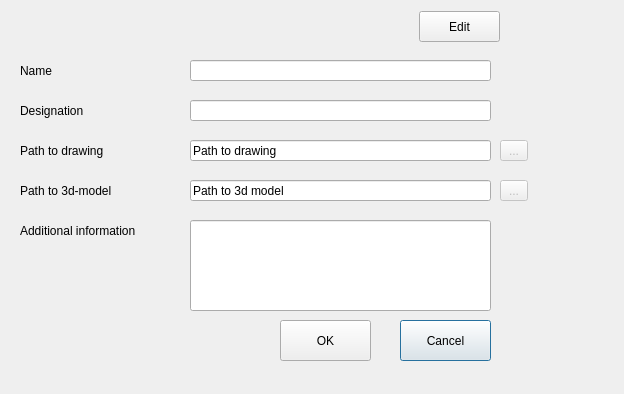
<?xml version="1.0" encoding="UTF-8"?>
<ui version="4.0">
 <class>DialogInput</class>
 <widget class="QDialog" name="DialogInput">
  <property name="geometry">
   <rect>
    <x>0</x>
    <y>0</y>
    <width>624</width>
    <height>394</height>
   </rect>
  </property>
  <property name="windowTitle">
   <string>Dialog</string>
  </property>
  <widget class="QLabel" name="label_Name">
   <property name="geometry">
    <rect>
     <x>20</x>
     <y>60</y>
     <width>61</width>
     <height>21</height>
    </rect>
   </property>
   <property name="text">
    <string>Name</string>
   </property>
  </widget>
  <widget class="QLineEdit" name="lineEdit_Name">
   <property name="geometry">
    <rect>
     <x>190</x>
     <y>60</y>
     <width>301</width>
     <height>21</height>
    </rect>
   </property>
   <property name="text">
    <string/>
   </property>
   <property name="readOnly">
    <bool>true</bool>
   </property>
  </widget>
  <widget class="QLabel" name="label_2">
   <property name="geometry">
    <rect>
     <x>20</x>
     <y>100</y>
     <width>81</width>
     <height>21</height>
    </rect>
   </property>
   <property name="text">
    <string>Designation</string>
   </property>
  </widget>
  <widget class="QLineEdit" name="lineEdit_Designation">
   <property name="geometry">
    <rect>
     <x>190</x>
     <y>100</y>
     <width>301</width>
     <height>21</height>
    </rect>
   </property>
   <property name="readOnly">
    <bool>true</bool>
   </property>
  </widget>
  <widget class="QLabel" name="label_3">
   <property name="geometry">
    <rect>
     <x>20</x>
     <y>140</y>
     <width>121</width>
     <height>21</height>
    </rect>
   </property>
   <property name="text">
    <string>Path to drawing</string>
   </property>
  </widget>
  <widget class="QLineEdit" name="lineEdit_PathToDraw">
   <property name="geometry">
    <rect>
     <x>190</x>
     <y>140</y>
     <width>301</width>
     <height>21</height>
    </rect>
   </property>
   <property name="text">
    <string>Path to drawing</string>
   </property>
   <property name="readOnly">
    <bool>true</bool>
   </property>
  </widget>
  <widget class="QLabel" name="label_4">
   <property name="geometry">
    <rect>
     <x>20</x>
     <y>180</y>
     <width>121</width>
     <height>21</height>
    </rect>
   </property>
   <property name="text">
    <string>Path to 3d-model</string>
   </property>
  </widget>
  <widget class="QLineEdit" name="lineEdit_PathToModel">
   <property name="geometry">
    <rect>
     <x>190</x>
     <y>180</y>
     <width>301</width>
     <height>21</height>
    </rect>
   </property>
   <property name="text">
    <string>Path to 3d model</string>
   </property>
   <property name="readOnly">
    <bool>true</bool>
   </property>
  </widget>
  <widget class="QToolButton" name="toolButton_Draw">
   <property name="enabled">
    <bool>false</bool>
   </property>
   <property name="geometry">
    <rect>
     <x>500</x>
     <y>140</y>
     <width>28</width>
     <height>21</height>
    </rect>
   </property>
   <property name="text">
    <string>...</string>
   </property>
  </widget>
  <widget class="QToolButton" name="toolButton_Model">
   <property name="enabled">
    <bool>false</bool>
   </property>
   <property name="geometry">
    <rect>
     <x>500</x>
     <y>180</y>
     <width>28</width>
     <height>21</height>
    </rect>
   </property>
   <property name="text">
    <string>...</string>
   </property>
  </widget>
  <widget class="QPushButton" name="Cancel_Button">
   <property name="geometry">
    <rect>
     <x>400</x>
     <y>320</y>
     <width>91</width>
     <height>41</height>
    </rect>
   </property>
   <property name="text">
    <string>Cancel</string>
   </property>
  </widget>
  <widget class="QPushButton" name="OKButton">
   <property name="geometry">
    <rect>
     <x>280</x>
     <y>320</y>
     <width>91</width>
     <height>41</height>
    </rect>
   </property>
   <property name="text">
    <string>OK</string>
   </property>
  </widget>
  <widget class="QPushButton" name="Edit_Button">
   <property name="geometry">
    <rect>
     <x>419</x>
     <y>11</y>
     <width>81</width>
     <height>31</height>
    </rect>
   </property>
   <property name="text">
    <string>Edit</string>
   </property>
  </widget>
  <widget class="QLineEdit" name="lineEdit_Information">
   <property name="geometry">
    <rect>
     <x>190</x>
     <y>220</y>
     <width>301</width>
     <height>91</height>
    </rect>
   </property>
   <property name="text">
    <string/>
   </property>
   <property name="readOnly">
    <bool>true</bool>
   </property>
  </widget>
  <widget class="QLabel" name="label_5">
   <property name="geometry">
    <rect>
     <x>20</x>
     <y>220</y>
     <width>151</width>
     <height>21</height>
    </rect>
   </property>
   <property name="text">
    <string>Additional information</string>
   </property>
  </widget>
 </widget>
 <resources/>
 <connections/>
</ui>
